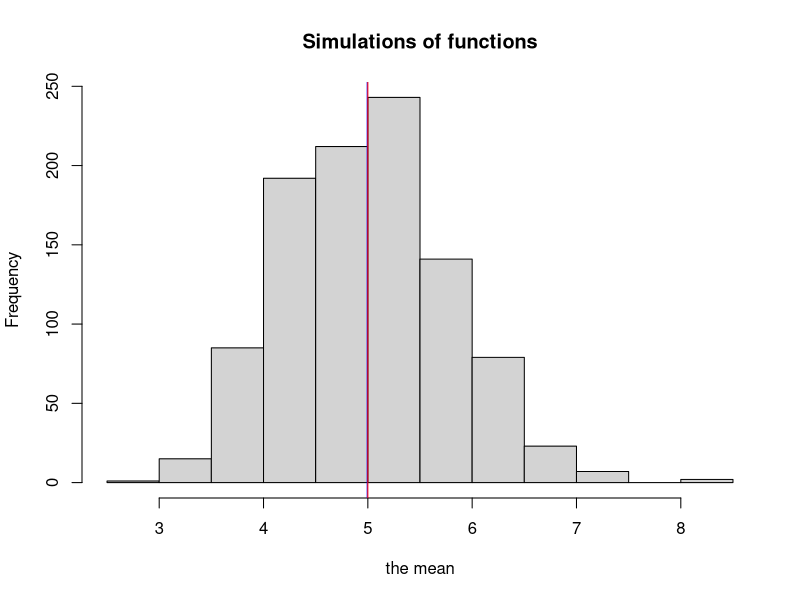
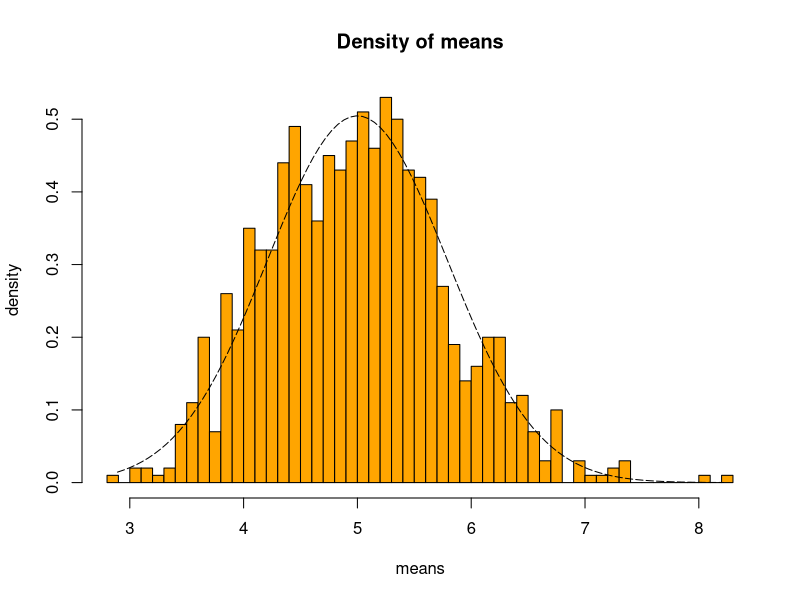
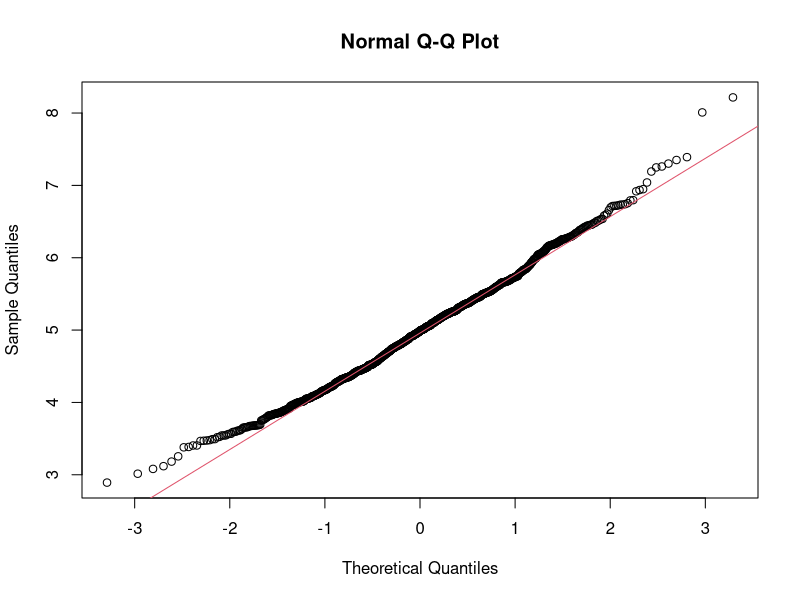

Source code (R) for these figures, in order:
## ---- chunk 1
library("data.table")
library("ggplot2")
## ---- chunk 2
set.seed(31)
# our samples
n <- 40
#setting lambda
lambda <- 0.2
# simulations
simulations <- 1000
# simulation
simulated_exponentials <- replicate(simulations, rexp(n, lambda))
# calculate mean of exponentials
means_exponentials <- apply(simulated_exponentials, 2, mean)
## ---- chunk 3
analytical_mean <- mean(means_exponentials)
analytical_mean
## ---- chunk 4
# analytical mean
theory_mean <- 1/lambda
theory_mean
## ---- chunk 5
# visualization
hist(means_exponentials, xlab = "the mean", main = "Simulations of functions")
abline(v = analytical_mean, col = "blue")
abline(v = theory_mean, col = "red")
## ---- chunk 6
# standard deviation of distribution
standard_deviation_dist <- sd(means_exponentials)
standard_deviation_dist
## ---- chunk 7
# standard deviation from analytical expression
standard_deviation_theory <- (1/lambda)/sqrt(n)
standard_deviation_theory
## ---- chunk 8
# variance of distribution
variance_dist <- standard_deviation_dist^2
variance_dist
## ---- chunk 9
# variance from analytical expression
variance_theory <- ((1/lambda)*(1/sqrt(n)))^2
variance_theory
## ---- chunk 10
xfit <- seq(min(means_exponentials), max(means_exponentials), length=100)
yfit <- dnorm(xfit, mean=1/lambda, sd=(1/lambda/sqrt(n)))
hist(means_exponentials,breaks=n,prob=T,col="orange",xlab = "means",main="Density of means",ylab="density")
lines(xfit, yfit, pch=22, col="black", lty=5)
## ---- chunk 11
# compare the distribution of averages of 40 exponentials to a normal distribution
qqnorm(means_exponentials)
qqline(means_exponentials, col = 2)
## ---- chunk 12
data("ToothGrowth")
summary(ToothGrowth)
## ---- chunk 13
table(ToothGrowth)
## ---- chunk 14
vitaminC <- subset(ToothGrowth, supp == 'VC')
orangeJ <- subset(ToothGrowth, supp == 'OJ')
t.test(vitaminC$len, orangeJ$len, paired = FALSE, var.equal = FALSE)
dose05 <- ToothGrowth$len[ToothGrowth$dose == 0.5]
dose1 <- ToothGrowth$len[ToothGrowth$dose == 1.0]
dose2 <- ToothGrowth$len[ToothGrowth$dose == 2.0]
t.test(dose05, dose1 )
t.test(dose05, dose2)
t.test(dose1, dose2)
## ---- chunk 15
dose05VC <- vitaminC$len[vitaminC$dose == 0.5]
dose1VC <- vitaminC$len[vitaminC$dose == 1.0]
dose2VC <- vitaminC$len[vitaminC$dose == 2.0]
dose05OJ <- orangeJ$len[orangeJ$dose == 0.5]
dose1OJ <- orangeJ$len[orangeJ$dose == 1.0]
dose2OJ <- orangeJ$len[orangeJ$dose == 2.0]
## ---- chunk 16
t.test(dose05VC, dose05OJ)
t.test(dose1VC, dose1OJ)
t.test(dose2VC, dose2OJ)
